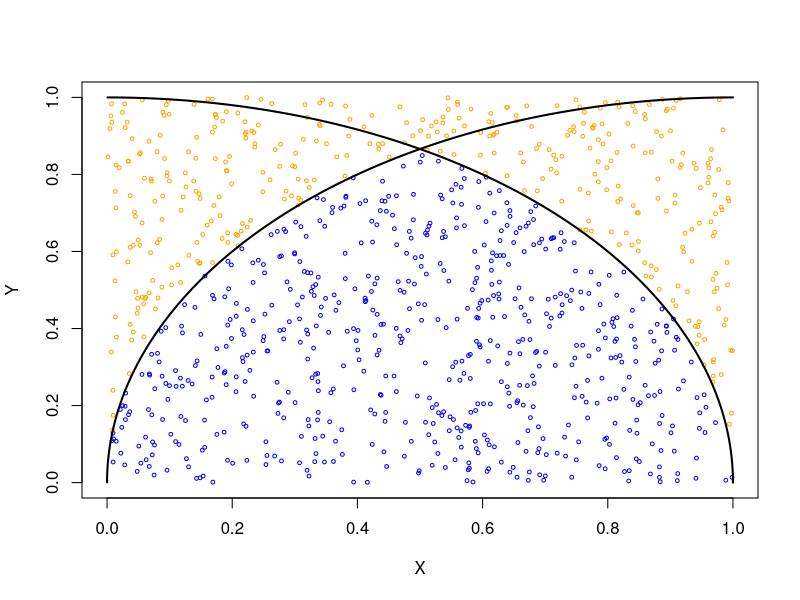
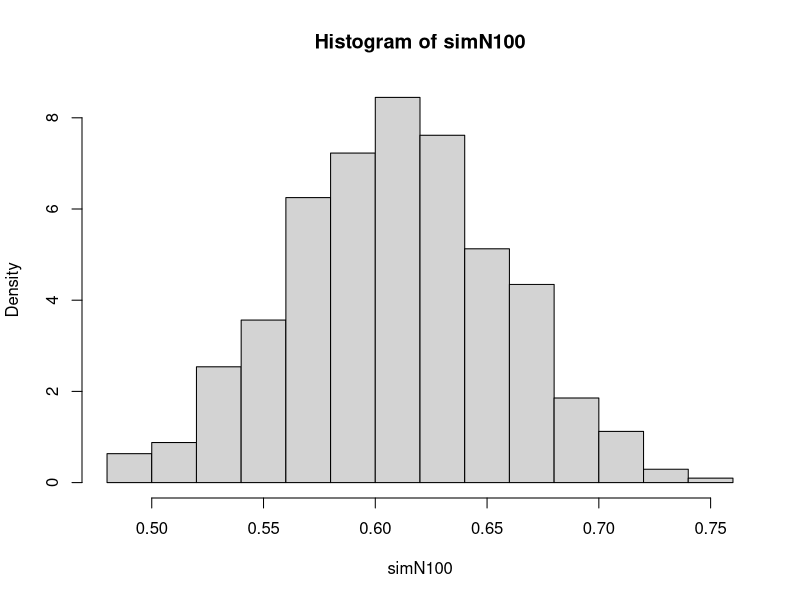

Write R code to recreate these figures, in order.
## ---- chunk 1
knitr::opts_chunk$set(echo = FALSE, comment=NA, fig.width = 6, fig.height = 6, fig.align = "center")
## ---- chunk 2
# Make a plot of our problem.
plot(0,0, type='l', xlim=c(0.0,1), ylim=c(0,1), lwd=1, xlab="X", ylab="Y")

# Do Monte-Carlo Stuff
inX = NULL
inY = NULL
outX = NULL
outY = NULL
x = runif(1000)
y = runif(1000)
for (i in 1:length(x)) {
  if ((x[i]^2 + y[i]^2 <= 1) & ((x[i]-1)^2 + y[i]^2 <= 1)) {
    inX = c(inX, x[i])
    inY = c(inY, y[i])
  } 
  else {
    outX = c(outX, x[i])
    outY = c(outY, y[i])
  }
}
points(inX, inY, col="blue", cex=0.5)
points(outX, outY, col="orange", cex=0.5)

# Make First Quarter-Circle
r = 1
theta = seq(0, pi/2, 0.01)
x1 = numeric(length(theta))
y1 = numeric(length(theta))
for (i in 0:length(theta)) {
    x1[i] = r * cos(theta[i])
    y1[i] = r * sin(theta[i])
  }
lines(x1, y1,col="black", lwd=2)

# Make First Quarter-Circle
r = 1
theta = seq(pi/2, pi, 0.01)
x2 = numeric(length(theta))
y2 = numeric(length(theta))
for (i in 0:length(theta)) {
    x2[i] = r * cos(theta[i]) + 1
    y2[i] = r * sin(theta[i])
  }
lines(x2,y2, col="black", lwd=2)
## ---- chunk 3
areasMC = function(sam, rep) {
  obs = numeric(rep)
  for (i in 0:rep-1) {
    hits = 0
    for (j in 1:sam) {
      x = runif(1)
      y = runif(1)
      if ( x^2 + y^2 <= 1 & (x-1)^2 + y^2 <= 1 ) {
        hits = hits + 1
      }
    }
    obs[i] = hits/sam
  }
  obs
}

simN100 = areasMC(100, 1024)
hist(simN100, breaks=seq(min(simN100), max(simN100) + 0.01, 0.02), prob=T)
## ---- chunk 4
mean(simN100)
## ---- chunk 5
sd(simN100)
## ---- chunk 6
getPr = function(sam, rep, err=0.03) {
  I = 0.614
  count = 0
  for (i in 1:rep) {
    hits = 0
    for (j in 1:sam) {
      x = runif(1)
      y = runif(1)
      if ( x^2 + y^2 <= 1 & (x-1)^2 + y^2 <= 1 ) {
        hits = hits + 1
      }
    }
    zbar = hits/sam
    if (I - 0.03 <= zbar & zbar <= I + 0.03){
      count = count + 1
    }
  }
  count/rep
}

prN100 = getPr(100, 1024)
prN100
## ---- chunk 7
prN1000 = getPr(1012, 1024)
prN1000
